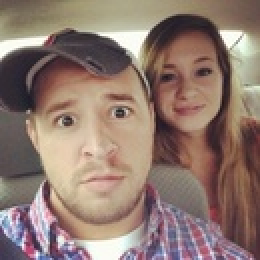
#> input picture bucky.jpg, 130 x 130 px, shrunk from 230 x 230 before the run (shown 2 times larger)
$ python BDCNN.py
#> lines starting #> are read from the running program, lines starting #| are printed output that depends on the picture
import numpy as np
import cv2
import os
import random

def generate_image_paths(path_to_directory):
    f=[]
    for (dirpath,dirnames,filenames) in os.walk(path_to_directory):
        for filename in filenames:
            filepath = os.path.join(dirpath,filename)
            f.append(filepath)
    return f

def add_noise(image,images_list):
    n = len(images_list)
    no = random.randint(0,n-1)
    noise_image = cv2.imread(images_list[no])
    #changing intensity
    noise_image = noise_image + random.randint(-255,255)
    noise_image = noise_image%256
    # could also change intensity of every pixel individually
    #changing contrast
    noise_image =np.rint(noise_image * random.uniform(0,5))
    noise_image =(noise_image%256)
    #add other noises to the noise image

    x = np.ones(noise_image.shape)
    x*=255
    x1 = (2*255) - image - noise_image
    noisy_image = np.minimum(x1,x)
    noisy_image = (1/255)*noisy_image
    return noisy_image

im = cv2.imread('bucky.jpg')     # Here open the image for the document instead of bucky.jpg
#> im is the input picture: shape (130, 130, 3); mean B, G, R 111.7, 121.5, 144
#Add padding to image so that the entire image can be obtained as patches
px = (im.shape[0]-56)%46
#> px = 28
py = (im.shape[1]-56)%46
#> py = 28
for i in range(int(px/2)):
    im = np.insert(im,0,0,axis=0)
    im = np.insert(im,im.shape[0],0,axis=0)
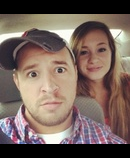
#> im: shape (158, 130, 3); mean B, G, R 91.9, 100, 118.4
for i in range(int(py/2)):
    im = np.insert(im,0,0,axis=1)
    im = np.insert(im,im.shape[1],0,axis=1)
#> this loop made 14 passes
#> pass 1, `im = np.insert(im,im.shape[1],0,axis=1)`:
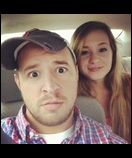
#> im: shape (158, 132, 3); mean B, G, R 90.5, 98.5, 116.6
#> after the loop:
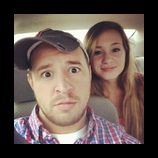
#> im: shape (158, 158, 3); mean B, G, R 75.6, 82.3, 97.5

#take image patches of size 56X56
patches=[]
y=0
image = np.zeros((56,56,im.shape[2]))
while(y+56 < im.shape[1]):
    x = 0
    while(x+56 < im.shape[0]):
        image = im[x:x+56,y:y+56,:]
        patches.append(image)
        x+=46       # to overlap by 10    (overlap of 20 for patches of size 120X120)
    y+=46
#> after the loop, patches = 9 items; y = 138
image_patches = np.zeros((len(patches),56,56,im.shape[2]))
for i in range(len(patches)):
    image_patches[i]=patches[i]
#> this loop made 9 passes

#binarize image patches and add noise to them
noisy_images = np.zeros(image_patches.shape)
z = np.amax(im)
#> z = 255
z = 0.45*z            #0.45 of the document maximum
#> z = 114.8
random_image_paths = generate_image_paths(".\images")   # random images for noise
for i in range(image_patches.shape[0]):
    x = image_patches[i].flatten()
#> x = 9408 values, max 255 at index 5489, min 0 at index 0, mean 60.23
    for j in range(x.shape[0]):
        if(x[j]>=z):
            x[j]=1
        else:
            x[j]=0
#> after the loop, x = 9408 values, max 1 at index 2456, min 0 at index 0, mean 0.223
    binarized_image = x.reshape((image_patches.shape[1],image_patches.shape[2],image_patches.shape[3]))
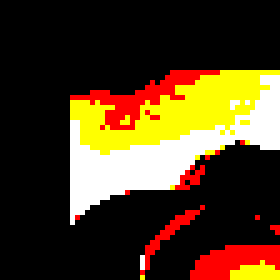
#> binarized_image: shape (56, 56, 3) float64 (shown 5 times larger); mean of channels 0, 1, 2 0.122, 0.234, 0.312; drawn as B, G, R
    #Add noise to the binarized image
    noisy_image = add_noise(binarized_image,random_image_paths)
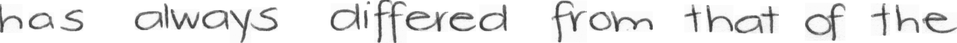
#> input picture images/e06-037-01.png, 957 x 43 px, shrunk from 1699 x 77 before the run
#> in add_noise, noise_image is the input picture: shape (43, 957, 3); min 46, max 255, mean 234
#> in add_noise, `noise_image = noise_image + random.randint(-255,255)`:
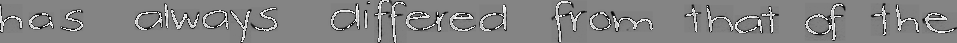
#> noise_image: shape (43, 957, 3); min 0, max 255, mean 130.2
#> in add_noise, `noise_image =(noise_image%256)`:
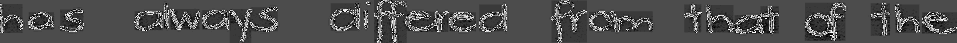
#> noise_image: shape (43, 957, 3) float64; min 0, max 254, mean 78.6
#> (the run stopped early here; a loop or call above may not have finished)
